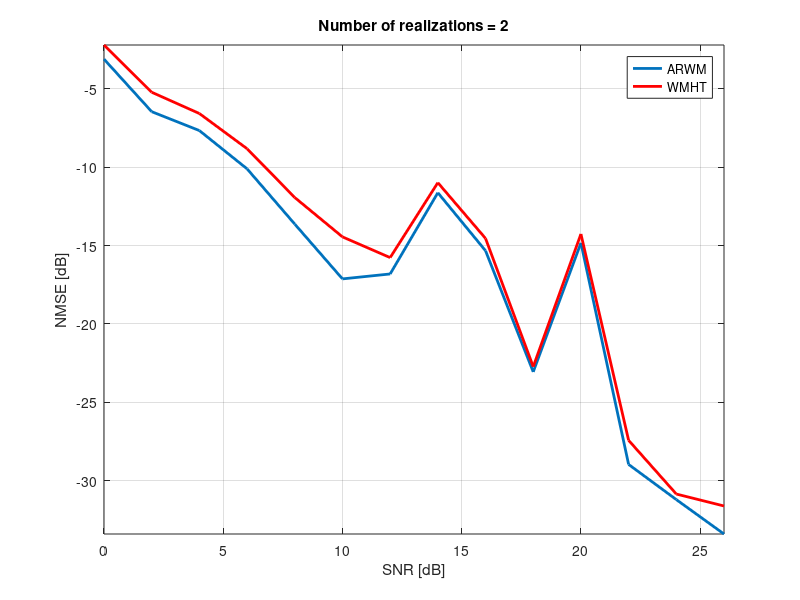

This figure's MATLAB source:
close all;
clear all;

gsim_data = load('nmse_vs_snr_econtaminated.dat');
gpar_data = load('nmse_vs_snr_econtaminated_parameters.dat');

plot(gsim_data(:,1), gsim_data(:,2), 'LineWidth',2);
hold on;
plot(gsim_data(:,1), gsim_data(:,3), 'r','LineWidth',2);
axis('tight'); grid on;
legend('ARWM','WMHT');
xlabel('SNR [dB]');
ylabel('NMSE [dB]');
title(['Number of realizations = ' num2str(gpar_data(3))]);